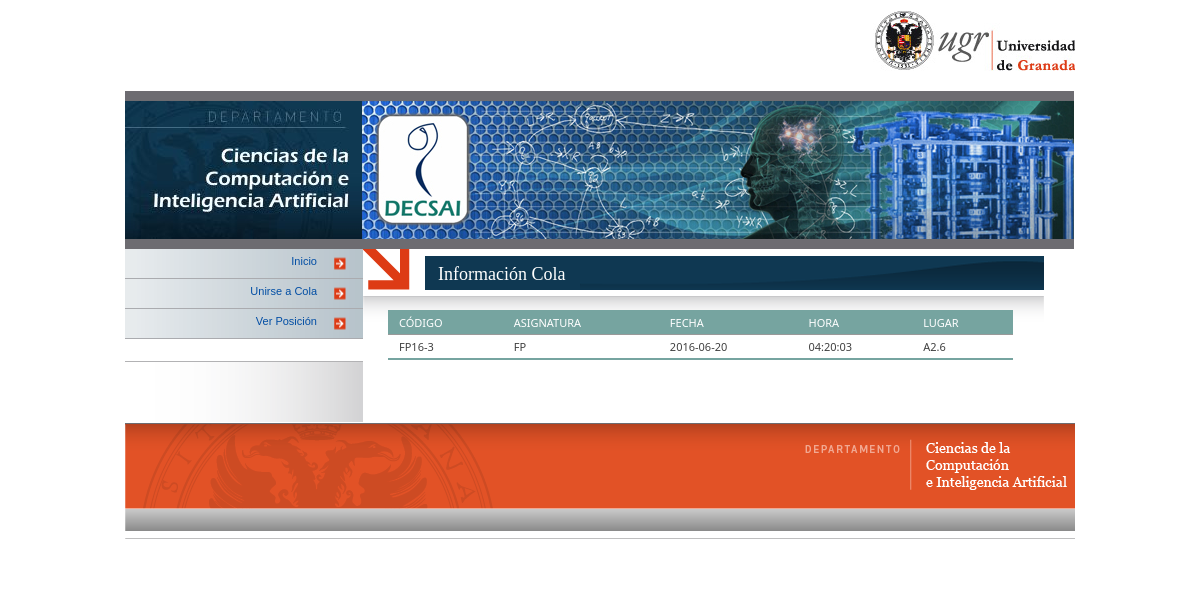
The page /InfoColas.php?codigo=FP16-3 on the database its author committed.
### tables this page shows
CREATE TABLE `revisiones` (
  `codigo_revision` varchar(30) NOT NULL,
  `Asignatura` varchar(30) NOT NULL,
  `Fecha` date NOT NULL,
  `Hora` time NOT NULL,
  `Lugar` varchar(30) NOT NULL,
  `Profesor` varchar(30) NOT NULL,
  `Estado` varchar(30) NOT NULL DEFAULT 'No activa'
);

### ConexionBD.php (called while the page is built, shortened)
<?php
function conexion() {
    $servername = "solaris.ugr.es";
    $username = "ejercicio_pw";
    $password = "pass_ejercicio_pw";
    $dbname = "75152552Y";
    $conexion = mysqli_connect($servername, $username, $password, $dbname);
    return $conexion;
}
?>

### InfoColas.php (the view, shortened to what this page needs)
<?php
require './ConexionBD.php';
?>
<!DOCTYPE html PUBLIC "-//W3C//DTD XHTML 1.0 Strict//EN" "http://www.w3.org/TR/xhtml1/DTD/xhtml1-strict.dtd">
<html xmlns="http://www.w3.org/1999/xhtml" lang="es" xml:lang="es" >
    <head>
        <link rel="stylesheet" id="css-style" type="text/css" href="css/style-gestionTurnos.css" media="all" />
        <link href="css/style_dock.css" rel="stylesheet" type="text/css" />
    </head>
    <body>
        <div id="contenedor_margenes" class="">
            <div id="contenedor" class="">
                <div id="cabecera" class="">
                    <h1 id="cab_inf">Ciencias de la Computación e Inteligencia Artificial</h1>
                    <div id="formularios">
                        <a href="http://www.ugr.es" id="enlace_ugr">Universidad de Granada</a>
                        <div class="depto titulo"><span class="titulo_stack">Departamento</span><a href="index.php" id="enlace_stack">Departamento de Ciencias de la Computación e I.A.</a></div>
                    </div>
                </div>
                <div>
                    <div id="general">
                        <div id="menus">
                            <div id="enlaces_secciones" class="mod-menu_secciones">
                                <ul>
                                    <li class="tipo2 item-first_level"><a href="index.php">Inicio</a></li>
                                    <li class="tipo2 item-first_level"><a href="UnirseACola.php">Unirse a Cola</a></li>
                                    <li class="tipo2 item-first_level"><a href="PosicionCola.php">Ver Posici&oacute;n</a></li>
                                </ul>
                            </div>
                        </div>
                        <div id="pagina">
                            <h1 id="titulo_pagina"><span class="texto_titulo">Información Cola</span></h1>
                            <div id="contenido" class="sec_interior">
                                <div class="content_doku" style="text-align:center">
                                    <?php
                                    $sql = "SELECT * FROM `revisiones` where codigo_revision='$_GET[codigo]'";
                                    $result = conexion()->query($sql);
                                    if ($result->num_rows > 0) {
                                        ?>
                                        <table class="sec_interior " style="width: 99%">
                                            <tbody>
                                                <tr>
                                                    <th class="leftalign">C&oacute;digo</th>
                                                    <th class="leftalign">Asignatura</th>
                                                    <th class="leftalign">Fecha</th>
                                                    <th class="leftalign">Hora</th>
                                                    <th class="leftalign">Lugar</th>
                                                    <?php
                                                    while ($row = mysqli_fetch_array($result)) {
                                                        ?>
                                                    </tr>
                                                    <tr>
                                                        <td> <?php echo $row['codigo_revision'] ?> </td>
                                                        <td> <?php echo $row['Asignatura'] ?> </td>
                                                        <td> <?php echo $row['Fecha'] ?> </td>
                                                        <td> <?php echo $row['Hora'] ?> </td>
                                                        <td> <?php echo $row['Lugar'] ?> </td>
                                                    </tr>
                                                <?php } ?>
                                        </table>
                                        <?php
                                    } else {
                                        echo "0 results";
                                    }
                                    ?>
                                </div>
                            </div>
                        </div>
                    </div>
                    <div id="interior_pie">
                        <div id="pie"></div>
                    </div>
                </div>
            </div>
        </div>
    </body>
</html>

### css/style_dock.css (style rules this page uses)
a, a:visited { outline: none }

### rows shown on the page
revisiones: codigo_revision "FP16-3", Asignatura "FP", Fecha "2016-06-20", Hora "04:20:03", Lugar "A2.6"
